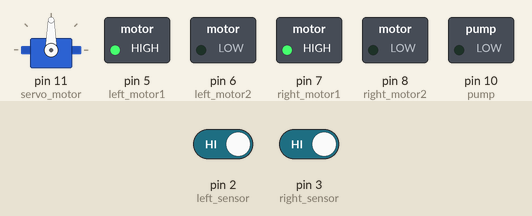
Recording of a sketch running on a simulated Arduino Uno, built with avr-gcc and run on an emulated ATmega328P. Parts: servo, switched loads named in the sketch (green lamp = pin HIGH). The test bench sets the inputs (shaded band); at power-on: pin 2 (left_sensor) HIGH, pin 3 (right_sensor) HIGH. What the sketch prints to the serial monitor is not drawn.

Above: at 0.05 s.
At 0.7 s:
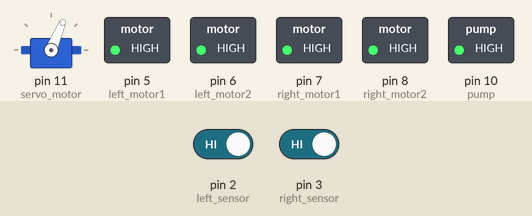
At 0.85 s:
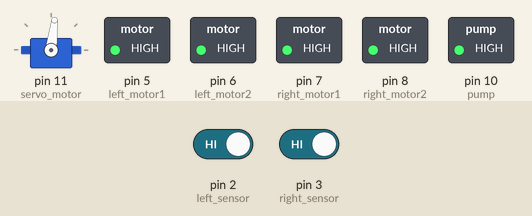
At 1.15 s:
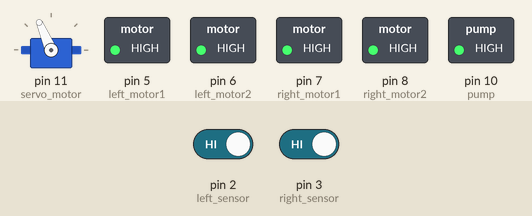
At 1.65 s:
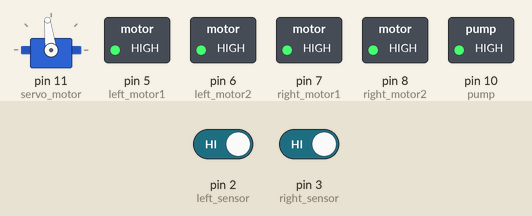
At 2.1 s:
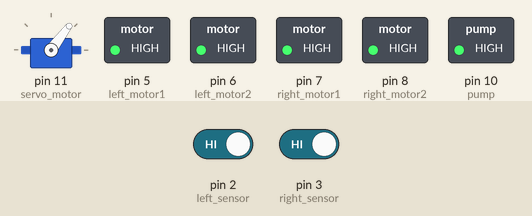
Timing chart, 0 to 3.0 s (numbered marks = the images above):
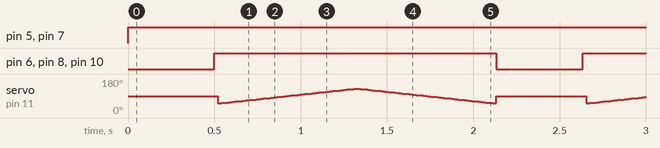

Measured:
- by itself, pin 5 (left_motor1), pin 7 (right_motor1): LOW → HIGH at 0.00 s
- by itself, pin 6 (left_motor2), pin 8 (right_motor2), pin 10 (pump): alternates HIGH for 1.6 s and LOW for 0.50 s

The sketch:

Fire_fighting_robot.ino
```cpp
/*========================================================================================*/
                                /*Fire Figthing Robot - Code*/
/*========================================================================================*/

/*INCLUDING SERVO.H LIBRARY TO OPERATE ON SERVO MOTOR*/
#include<Servo.h>

/* For the sensor value */
#define middle_sensor 0
#define left_sensor 2
#define right_sensor 3

/* For the motor control */
#define left_motor1 5
#define left_motor2 6
#define right_motor1 7
#define right_motor2 8

#define pump 10
#define servo_motor 11

boolean flame = false;
int motion_pos = 0;
Servo servo;

void setup() {
  // put your setup code here, to run once:
  /*Configuring pinMode for sensor pins*/
  pinMode(middle_sensor, INPUT);
  pinMode(left_sensor, INPUT);
  pinMode(right_sensor, INPUT);

  /*Configuring pinMode for motor pins*/
  pinMode(left_motor1, OUTPUT);
  pinMode(left_motor2, OUTPUT);
  pinMode(right_motor1,OUTPUT);
  pinMode(right_motor2,OUTPUT);

  pinMode(pump, OUTPUT);
  pinMode(servo_motor, OUTPUT);

  /* Attaching pin to Servo motor*/
  servo.attach(servo_motor);
  Serial.begin(9600);
}

void loop() {
  // put your main code here, to run repeatedly:
  /*Checking for flame is present or not*/
  if(digitalRead(middle_sensor) == 1 & digitalRead(left_sensor) == 1 & digitalRead(right_sensor) == 1){
    Serial.println("No fire/flame is detected");
    digitalWrite(left_motor1, HIGH);
    digitalWrite(left_motor2, HIGH);
    digitalWrite(right_motor1, HIGH);
    digitalWrite(right_motor2, HIGH);
    delay(500);
  }

  /*If flame is detected at middle sensor*/
  else if(digitalRead(middle_sensor) == 0){
    Serial.println("Fire Fire Fire!!!!");
    digitalWrite(left_motor1, HIGH);
    digitalWrite(left_motor2, LOW);
    digitalWrite(right_motor1, HIGH);
    digitalWrite(right_motor2, LOW);
    flame = true;
  }

  /*If flame is detected at left sensor*/
  else if(digitalRead(left_sensor) == 0){
    Serial.println("Fire Fire Fire!!!!");
    digitalWrite(left_motor1, LOW);
    digitalWrite(left_motor2, HIGH);
    digitalWrite(right_motor1, HIGH);
    digitalWrite(right_motor2, HIGH);
    flame = true;
  }

  /*If flame is detected at right sensor*/
  else if(digitalRead(right_sensor) == 0){
    Serial.println("Fire Fire Fire!!!!");
    digitalWrite(left_motor1, HIGH);
    digitalWrite(left_motor2, HIGH);
    digitalWrite(right_motor1, LOW);
    digitalWrite(right_motor2, HIGH);
    flame = true;
  }

  while(flame == true){     // Loop to activate pumping action of the robot
    delay(500);
    digitalWrite(left_motor1, HIGH);
    digitalWrite(left_motor2, HIGH);
    digitalWrite(right_motor1, HIGH);
    digitalWrite(right_motor2, HIGH);
    digitalWrite(pump, HIGH);
    delay(10);

    /*Logic for the rotation of servo motor to put water on flame*/
    for(motion_pos = 50; motion_pos<130; motion_pos+=1){
      servo.write(motion_pos);
      delay(10);
    }
    for(motion_pos = 130; motion_pos>=50; motion_pos-=1){
      servo.write(motion_pos);
      delay(10);
    }

    digitalWrite(pump, LOW);
    servo.write(90);
    flame = false;
  }
}
```
